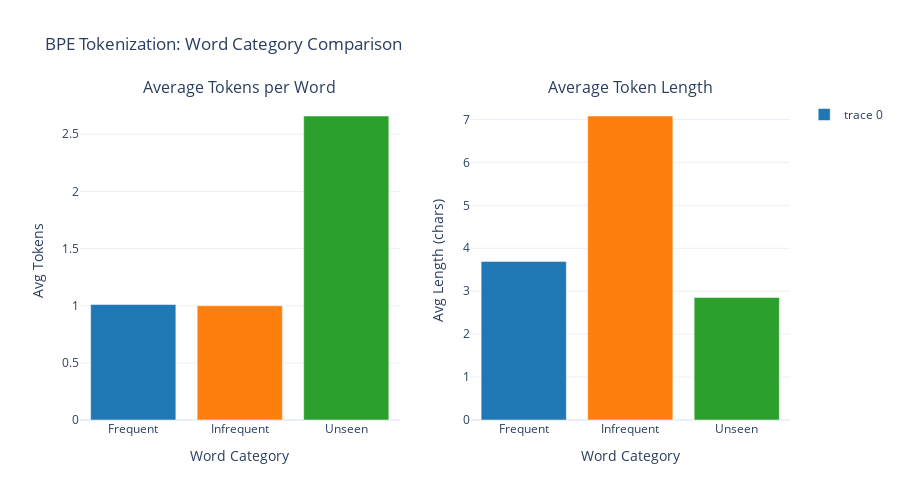

Notebook code cell kept with this figure:
### Code cell
# Visualize comparison
comparison_df = pd.DataFrame({
    'Category': ['Frequent', 'Infrequent', 'Unseen'],
    'Avg Tokens per Word': [
        np.mean(freq_tpw),
        np.mean(infreq_tpw),
        np.mean(unseen_tpw)
    ],
    'Avg Token Length': [
        np.mean(freq_tl),
        np.mean(infreq_tl),
        np.mean(unseen_tl)
    ]
})

fig = make_subplots(
    rows=1, cols=2,
    subplot_titles=('Average Tokens per Word', 'Average Token Length'),
    specs=[[{'type': 'bar'}, {'type': 'bar'}]]
)

# Tokens per word
fig.add_trace(
    go.Bar(x=comparison_df['Category'], y=comparison_df['Avg Tokens per Word'],
           marker_color=['#1f77b4', '#ff7f0e', '#2ca02c']),
    row=1, col=1
)

# Token length
fig.add_trace(
    go.Bar(x=comparison_df['Category'], y=comparison_df['Avg Token Length'],
           marker_color=['#1f77b4', '#ff7f0e', '#2ca02c'],
           showlegend=False),
    row=1, col=2
)

fig.update_xaxes(title_text="Word Category", row=1, col=1)
fig.update_yaxes(title_text="Avg Tokens", row=1, col=1)
fig.update_xaxes(title_text="Word Category", row=1, col=2)
fig.update_yaxes(title_text="Avg Length (chars)", row=1, col=2)

fig.update_layout(
    height=500,
    template='plotly_white',
    title_text="BPE Tokenization: Word Category Comparison"
)

fig.show()

### Figure 1 — Plotly figure (JSON) as saved in the notebook; plotly's stock layout.template omitted (floating-point values rounded to 4 significant figures)
{"data": [{"marker": {"color": ["#1f77b4", "#ff7f0e", "#2ca02c"]}, "type": "bar", "x": ["Frequent", "Infrequent", "Unseen"], "xaxis": "x", "y": [1.01, 1.0, 2.66], "yaxis": "y"}, {"marker": {"color": ["#1f77b4", "#ff7f0e", "#2ca02c"]}, "showlegend": false, "type": "bar", "x": ["Frequent", "Infrequent", "Unseen"], "xaxis": "x2", "y": [3.693, 7.08, 2.853], "yaxis": "y2"}], "layout": {"annotations": [{"font": {"size": 16}, "showarrow": false, "text": "Average Tokens per Word", "x": 0.225, "xanchor": "center", "xref": "paper", "y": 1, "yanchor": "bottom", "yref": "paper"}, {"font": {"size": 16}, "showarrow": false, "text": "Average Token Length", "x": 0.775, "xanchor": "center", "xref": "paper", "y": 1, "yanchor": "bottom", "yref": "paper"}], "height": 500, "title": {"text": "BPE Tokenization: Word Category Comparison"}, "xaxis": {"anchor": "y", "domain": [0, 0.45], "title": {"text": "Word Category"}}, "xaxis2": {"anchor": "y2", "domain": [0.55, 1], "title": {"text": "Word Category"}}, "yaxis": {"anchor": "x", "domain": [0, 1], "title": {"text": "Avg Tokens"}}, "yaxis2": {"anchor": "x2", "domain": [0, 1], "title": {"text": "Avg Length (chars)"}}}}
